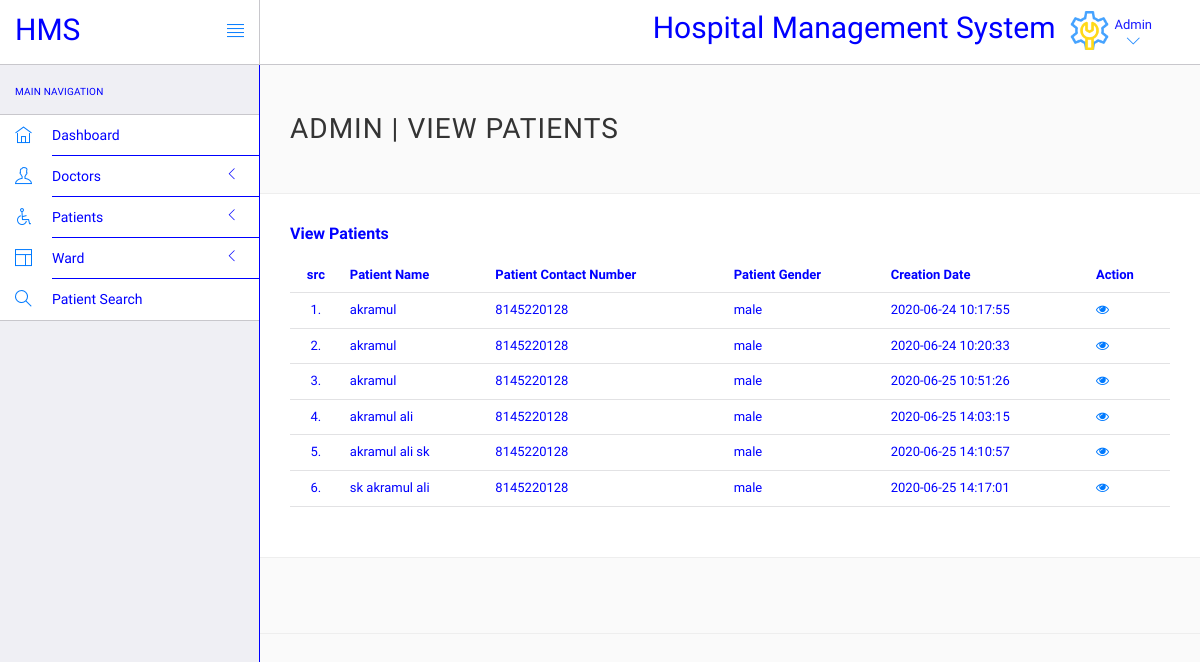
Page /login/admin/manage-patient.php (signed in) on the earlier database version.
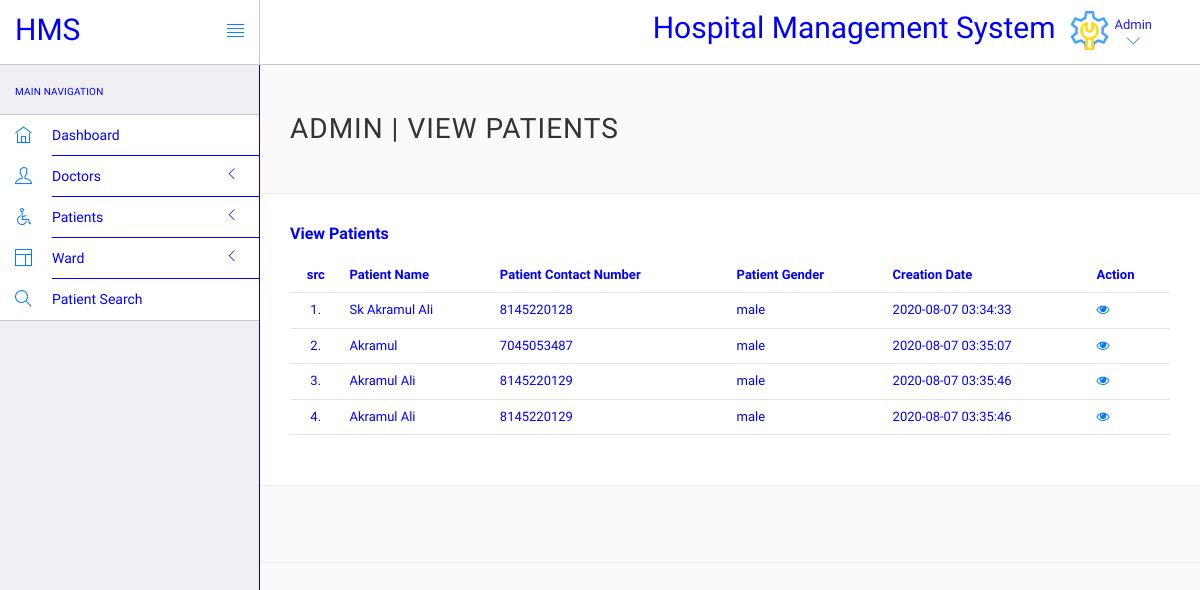
Same page on the later database version.
### tables this page shows
CREATE TABLE `tblpatient` (
  `ID` int(10) NOT NULL,
  `Docid` int(10) DEFAULT NULL,
  `PatientName` varchar(20) DEFAULT NULL,
  `PatientContno` bigint(10) DEFAULT NULL,
  `PatientEmail` varchar(30) DEFAULT NULL,
  `PatientGender` varchar(10) DEFAULT NULL,
  `PatientAdd` mediumtext DEFAULT NULL,
  `PatientAge` int(10) DEFAULT NULL,
  `PatientMedhis` mediumtext DEFAULT NULL,
  `CreationDate` timestamp NULL DEFAULT current_timestamp()
);

### login/admin/manage-patient.php (the view, shortened to what this page needs)
<?php
include('include/config.php');
?>
<!DOCTYPE html>
<html lang="en">
	<head>
		<link rel="stylesheet" href="vendor/bootstrap/css/bootstrap.min.css">
		<link rel="stylesheet" href="vendor/fontawesome/css/font-awesome.min.css">
		<link rel="stylesheet" href="vendor/themify-icons/themify-icons.min.css">
		<link rel="stylesheet" href="assets/css/styles.css">
		<link rel="stylesheet" href="assets/css/plugins.css">
		<link rel="stylesheet" href="assets/css/themes/theme-1.css" id="skin_color" />
	</head>
	<body>
		<div id="app">
		<div class="sidebar app-aside" id="sidebar">
       <div class="sidebar-container perfect-scrollbar">
<nav>
						<div class="navbar-title">
							<span>Main Navigation</span>
						</div>
						<ul class="main-navigation-menu">
							<li>
								<a href="dashboard.php">
									<div class="item-content">
										<div class="item-media">
											<i class="ti-home"></i>
										</div>
										<div class="item-inner">
											<span class="title"> Dashboard </span>
										</div>
									</div>
								</a>
							</li>
							<li>
								<a href="javascript:void(0)">
									<div class="item-content">
										<div class="item-media">
											<i class="ti-user"></i>
										</div>
										<div class="item-inner">
											<span class="title"> Doctors </span><i class="icon-arrow"></i>
										</div>
									</div>
								</a>
								</li>
								<li>
								<a href="javascript:void(0)">
									<div class="item-content">
										<div class="item-media">
											<i class="ti-wheelchair"></i>
										</div>
										<div class="item-inner">
											<span class="title"> Patients </span><i class="icon-arrow"></i>
										</div>
									</div>
								</a>
								</li>
								<li>
								<a href="javascript:void(0)">
									<div class="item-content">
										<div class="item-media">
											<i class="ti-layout"></i>
										</div>
										<div class="item-inner">
											<span class="title"> Ward </span><i class="icon-arrow"></i>
										</div>
									</div>
								</a>
							</li>
								<li>
								<a href="patient-search.php">
									<div class="item-content">
										<div class="item-media">
											<i class="ti-search"></i>
										</div>
										<div class="item-inner">
											<span class="title"> Patient Search </span>
										</div>
									</div>
								</a>
							</li>
						</ul>
					</nav>
					</div>
			</div>
<div class="app-content">
<header class="navbar navbar-default navbar-static-top">
					<div class="navbar-header">
						<a class="navbar-brand" href="#">
							<h2 style="padding-top:20%;font-family:Numans;">HMS</h2>
						</a>
						<a href="#" class="sidebar-toggler pull-right visible-md visible-lg" data-toggle-class="app-sidebar-closed" data-toggle-target="#app">
							<i class="ti-align-justify"></i>
						</a>
					</div>
					<div class="navbar-collapse collapse">
						<ul class="nav navbar-right">
								<li  style="padding-top:2%;font-family:Numans;">
								<h2>Hospital Management System</h2>
							</li>
							<li class="dropdown current-user">
								<a href class="dropdown-toggle" data-toggle="dropdown">
									<img src="assets/images/admin.png" > <span class="username">Admin<i class="ti-angle-down"></i></i></span>
								</a>
							</li>
						</ul>
					</div>
				</header>
<div class="main-content" >
<div class="wrap-content container" id="container">
<section id="page-title">
<div class="row">
<div class="col-sm-8">
<h1 class="mainTitle">Admin | View Patients</h1>
</div>
</div>
</section>
<div class="container-fluid container-fullw bg-white">
<div class="row">
<div class="col-md-12">
<h5 class="over-title margin-bottom-15"><span class="text-bold">View Patients</span></h5>
<table class="table table-hover" id="sample-table-1">
<thead>
<tr>
<th class="center">src</th>
<th>Patient Name</th>
<th>Patient Contact Number</th>
<th>Patient Gender </th>
<th>Creation Date </th>
<th>Action</th>
</tr>
</thead>
<tbody>
<?php
$sql=mysqli_query($con,"select * from tblpatient");
$cnt=1;
while($row=mysqli_fetch_array($sql))
{
?>
<tr>
<td class="center"><?php echo $cnt;?>.</td>
<td class="hidden-xs"><?php echo $row['PatientName'];?></td>
<td><?php echo $row['PatientContno'];?></td>
<td><?php echo $row['PatientGender'];?></td>
<td><?php echo $row['CreationDate'];?></td>
<td>
<a href="view-patient.php?viewid=<?php echo $row['ID'];?>"><i class="fa fa-eye"></i></a>
</td>
</tr>
<?php
$cnt=$cnt+1;
 }?>
</tbody>
</table>
</div>
</div>
</div>
</div>
</div>
</div>
<hr>
		</div>
	</body>
</html>

Differences in the rows shown:
removed tblpatient: PatientName "akramul", PatientContno "8145220128", PatientGender "male", CreationDate "2020-06-24 10:17:55"
removed tblpatient: PatientName "akramul", PatientContno "8145220128", PatientGender "male", CreationDate "2020-06-24 10:20:33"
removed tblpatient: PatientName "akramul", PatientContno "8145220128", PatientGender "male", CreationDate "2020-06-25 10:51:26"
removed tblpatient: PatientName "akramul ali", PatientContno "8145220128", PatientGender "male", CreationDate "2020-06-25 14:03:15"
removed tblpatient: PatientName "akramul ali sk", PatientContno "8145220128", PatientGender "male", CreationDate "2020-06-25 14:10:57"
removed tblpatient: PatientName "sk akramul ali", PatientContno "8145220128", PatientGender "male", CreationDate "2020-06-25 14:17:01"
added tblpatient: PatientName "Sk Akramul Ali", PatientContno "8145220128", PatientGender "male", CreationDate "2020-08-07 03:34:33"
added tblpatient: PatientName "Akramul", PatientContno "7045053487", PatientGender "male", CreationDate "2020-08-07 03:35:07"
added tblpatient: PatientName "Akramul Ali", PatientContno "8145220129", PatientGender "male", CreationDate "2020-08-07 03:35:46"
added tblpatient: PatientName "Akramul Ali", PatientContno "8145220129", PatientGender "male", CreationDate "2020-08-07 03:35:46"
